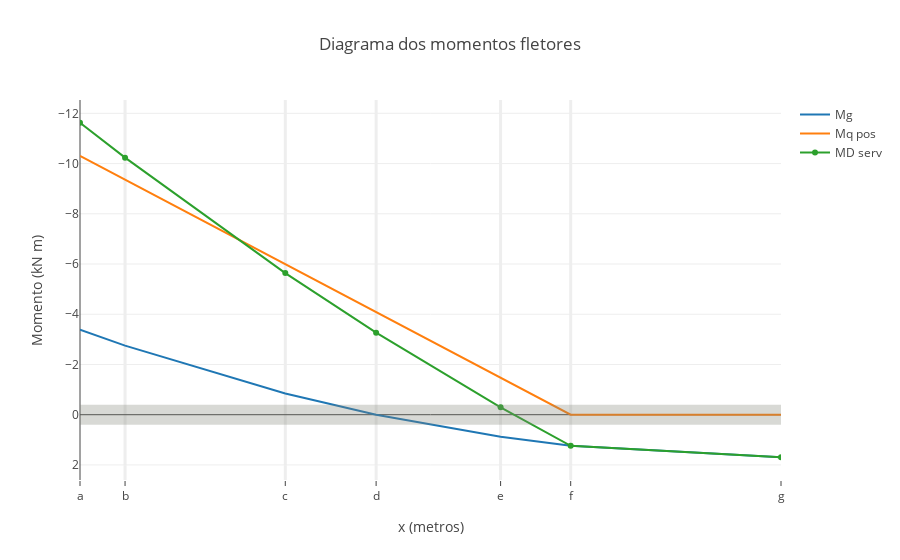

The notebook cell this image was saved under:
### Code cell
dmf_mg2 = go.Scatter(
  x=coordenadas_secoes,
  y=df['Mg'],
    mode= 'lines',
    name = 'Mg'
)
dmf_mq_neg = go.Scatter(
  x=coordenadas_secoes,
  y=mq_neg_amp,
    mode= 'lines',
    name = 'Mq pos'
)

dmf_md_ser_neg = go.Scatter(
  x=coordenadas_secoes,
  y=md_ser_neg,
    mode= 'lines+markers',
    name = 'MD serv'
)

data4 = go.Data([dmf_mg2, dmf_mq_neg, dmf_md_ser_neg])

fig4 = dict(data=data4, layout=layout)
py.iplot(fig4)

### Figure 1 — Plotly figure (JSON) as saved in the notebook; plotly's stock layout.template omitted (floating-point values rounded to 4 significant figures)
{"data": [{"mode": "lines", "name": "Mg", "type": "scatter", "x": [0, 0.225, 1.025, 1.478, 2.1, 2.45, 3.5], "y": [-3.384, -2.752, -0.8452, 0, 0.8815, 1.237, 1.694]}, {"mode": "lines", "name": "Mq pos", "type": "scatter", "x": [0, 0.225, 1.025, 1.478, 2.1, 2.45, 3.5], "y": [-10.3, -9.356, -5.992, -4.085, -1.472, 0, 0]}, {"mode": "lines+markers", "name": "MD serv", "type": "scatter", "x": [0, 0.225, 1.025, 1.478, 2.1, 2.45, 3.5], "y": [-11.63, -10.24, -5.639, -3.268, -0.2959, 1.237, 1.694]}], "layout": {"shapes": [{"line": {"color": "rgba(127, 128, 118,0.3)", "width": 20}, "type": "line", "x0": 0, "x1": 7, "xref": "x", "y0": 0, "y1": 0, "yref": "y"}], "title": "Diagrama dos momentos fletores", "xaxis": {"gridwidth": 3, "range": [0, 3.5], "tickmode": "array", "ticks": "outside", "ticktext": ["a", "b", "c", "d", "e", "f", "g"], "tickvals": [0, 0.225, 1.025, 1.478, 2.1, 2.45, 3.5], "title": "x (metros)"}, "yaxis": {"autorange": "reversed", "title": "Momento (kN m)"}}}
